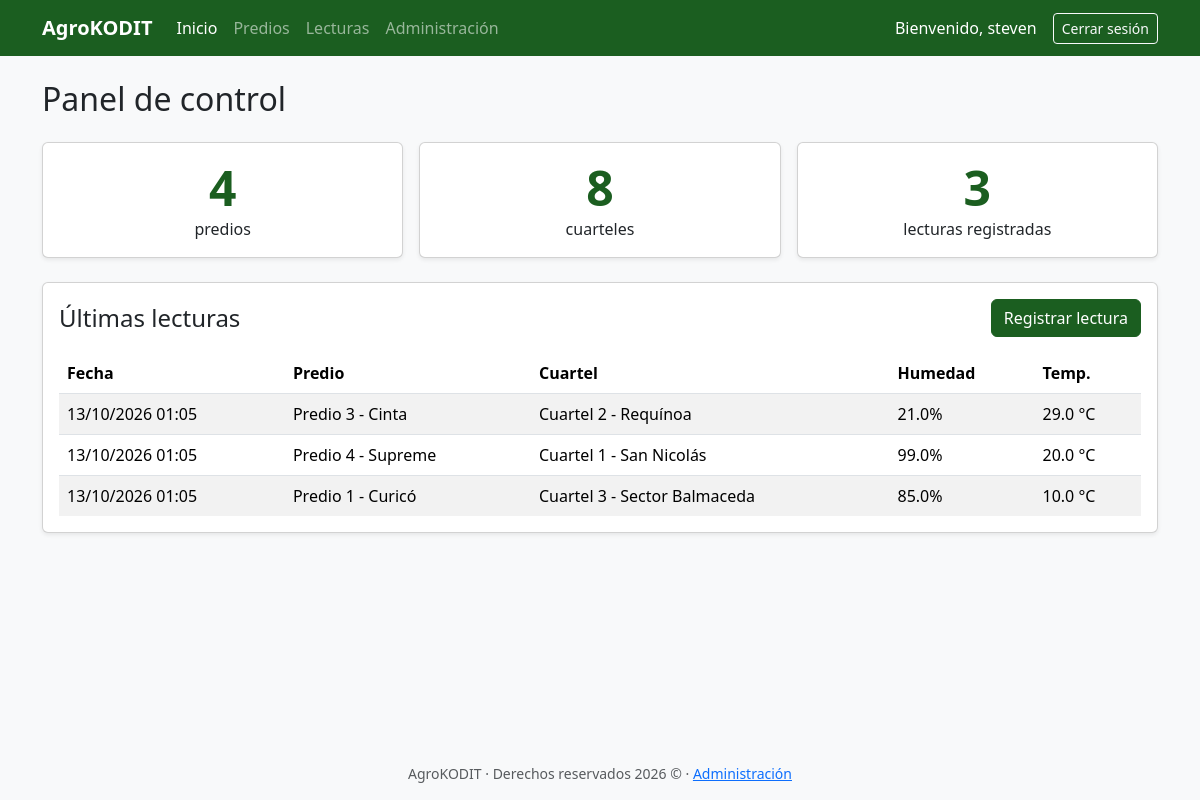
The app's page / (signed in) with its own data.
### gestor/models.py (models this page shows, shortened)
class LecturaSensor(models.Model):
    cuartel = models.ForeignKey(Cuartel, on_delete=models.CASCADE)
    fecha = models.DateTimeField(auto_now_add=True)
    telemetria_dinamica = models.JSONField(default=dict)
    class Meta:
        verbose_name = "Lectura del Sensor"
        verbose_name_plural = "Lecturas del Sensor"

class Cuartel(models.Model):
    predio = models.ForeignKey(Predio, on_delete=models.CASCADE)
    nombre = models.CharField(max_length=100)
    class Meta:
        ordering = ["nombre"]
        verbose_name = "Cuartel"
        verbose_name_plural = "Cuarteles"
    def __str__(self):
        return self.nombre

class Predio(models.Model):
    nombre = models.CharField(max_length=100)
    ubicacion = models.CharField("ubicación", max_length=200)
    superficie_hectareas = models.DecimalField(max_digits=8, decimal_places=2)
    class Meta:
        ordering = ["nombre"]
        verbose_name = "Predio"
        verbose_name_plural = "Predios"

### gestor/views.py (the view)
# urls.py: path("", views.DashboardView.as_view(), name="dashboard"),
class DashboardView(LoginRequiredMixin, TemplateView):
    template_name = "dashboard.html"
    def get_context_data(self, **kwargs):
        ctx = super().get_context_data(**kwargs)
        usuario=self.request.user
        ver_predios = usuario.has_perm("gestor.view_predio")
        ver_cuarteles = usuario.has_perm("gestor.view_cuartel")
        ver_lecturas = usuario.has_perm("gestor.view_lecturasensor")
        ctx["total_predios"] = Predio.objects.count() if ver_predios else None
        ctx["total_cuarteles"] = Cuartel.objects.count() if ver_cuarteles else None
        ctx["total_lecturas"] = LecturaSensor.objects.count() if ver_lecturas else None
        ctx["ultimas_lecturas"] = (
            LecturaSensor.objects.select_related("cuartel__predio")
            .order_by("-fecha")[:5]
        )
        return ctx

### AgroKODIT/templates/dashboard.html (shortened to what this page needs)
{% extends "base.html" %}
{% block content %}
<h1 class="h2 mb-4">Panel de control</h1>
<ul class="row g-3 list-unstyled mb-4">
  {% if total_predios is not None %}
  <li class="col-12 col-md-4">
    <div class="card h-100 text-center shadow-sm">
      <div class="card-body">
        <p class="display-5 fw-bold text-agro mb-0">{{ total_predios }}</p>
        <p class="mb-0">predios</p>
      </div>
    </div>
  </li>
  {% endif %}
  {% if total_cuarteles is not None %}
  <li class="col-12 col-md-4">
    <div class="card h-100 text-center shadow-sm">
      <div class="card-body">
        <p class="display-5 fw-bold text-agro mb-0">{{ total_cuarteles }}</p>
        <p class="mb-0">cuarteles</p>
      </div>
    </div>
  </li>
  {% endif %}
  {% if total_lecturas is not None %}
  <li class="col-12 col-md-4">
    <div class="card h-100 text-center shadow-sm">
      <div class="card-body">
        <p class="display-5 fw-bold text-agro mb-0">{{ total_lecturas }}</p>
        <p class="mb-0">lecturas registradas</p>
      </div>
    </div>
  </li>
  {% endif %}
</ul>
{% if ultimas_lecturas is not None %}
<section class="card shadow-sm" aria-labelledby="ultimas">
  <div class="card-body">
    <div class="d-flex flex-wrap justify-content-between align-items-center gap-2 mb-3">
      <h2 id="ultimas" class="h4 mb-0">Últimas lecturas</h2>
      {% if perms.gestor.add_lecturasensor %}
      <a class="btn btn-primary" href="{% url 'lectura_create' %}">Registrar lectura</a>
      {% endif %}
    </div>
    {% if ultimas_lecturas %}
    <div class="table-responsive">
      <table class="table table-striped table-hover align-middle mb-0">
        <thead>
          <tr>
            <th scope="col">Fecha</th>
            <th scope="col">Predio</th>
            <th scope="col">Cuartel</th>
            <th scope="col">Humedad</th>
            <th scope="col">Temp.</th>
          </tr>
        </thead>
        <tbody>
          {% for l in ultimas_lecturas %}
          <tr>
            <td>{{ l.fecha|date:"d/m/Y H:i" }}</td>
            <td>{{ l.cuartel.predio.nombre }}</td>
            <td>{{ l.cuartel }}</td>
            <td>{{ l.telemetria_dinamica.humedad_suelo|default:"—" }}%</td>
            <td>{{ l.telemetria_dinamica.temperatura|default:"—" }} °C</td>
          </tr>
          {% endfor %}
        </tbody>
      </table>
    </div>
    {% else %}
    <p class="mb-0">Todavía no hay lecturas registradas.</p>
    {% endif %}
  </div>
</section>
{% endif %}
{% endblock %}

### AgroKODIT/templates/base.html (shortened to what this page needs)
{% load static %}
<!DOCTYPE html>
<html lang="es">
<head>
  <link rel="stylesheet" href="https://cdn.jsdelivr.net/npm/bootstrap@5.3.3/dist/css/bootstrap.min.css">
  <link rel="stylesheet" href="{% static 'css/agrokodit.css' %}">
</head>
<body class="d-flex flex-column min-vh-100 bg-body-tertiary">
  <header>
    <nav class="navbar navbar-expand-lg navbar-dark bg-agro" aria-label="Navegación principal">
      <div class="container">
        <a class="navbar-brand fw-bold" href="{% url 'dashboard' %}">AgroKODIT</a>
        {% if user.is_authenticated %}
        <div class="collapse navbar-collapse" id="menu">
          <ul class="navbar-nav me-auto mb-2 mb-lg-0">
            <li class="nav-item">
              <a class="nav-link{% if request.resolver_match.url_name == 'dashboard' %} active{% endif %}"
                 {% if request.resolver_match.url_name == 'dashboard' %}aria-current="page"{% endif %}
                 href="{% url 'dashboard' %}">Inicio</a>
            </li>
            {% if perms.gestor.view_predio %}
            <li class="nav-item">
              <a class="nav-link{% if 'predio' in request.resolver_match.url_name or 'cuartel' in request.resolver_match.url_name %} active{% endif %}"
                 href="{% url 'predio_list' %}">Predios</a>
            </li>
            {% endif %}
            {% if perms.gestor.view_lecturasensor %}
            <li class="nav-item">
              <a class="nav-link{% if 'lectura' in request.resolver_match.url_name %} active{% endif %}"
                 href="{% url 'lectura_list' %}">Lecturas</a>
            </li>
            {% endif %}
            {% if user.is_staff %}
            <li class="nav-item">
              <a class="nav-link " href="{% url 'admin:index' %}">Administración</a>
            </li>
            {% endif %}
          </ul>
          <div class="d-flex align-items-center gap-3 text-white">
            <span>Bienvenido, {{ user.get_full_name|default:user.username }}</span>
            <form method="post" action="{% url 'logout' %}">
              <button type="submit" class="btn btn-outline-light btn-sm">Cerrar sesión</button>
            </form>
          </div>
        </div>
        {% endif %}
      </div>
    </nav>
  </header>
  <main id="contenido" tabindex="-1" class="container py-4">
    {% block content %}{% endblock %}
  </main>
  <footer class="mt-auto py-3 text-center text-body-secondary small">
    AgroKODIT · Derechos reservados 2026 &copy; {{ now|date:"Y" }} · <a href=" {% url 'admin:index' %}">Administración</a>
  </footer>
</body>
</html>

### AgroKODIT/static/css/agrokodit.css (style rules this page uses)
:root { --agro: #1b5e20; --agro-oscuro: #144a19; --bs-link-color: var(--agro); --bs-link-hover-color: var(--agro-oscuro); }
.bg-agro { background-color: var(--agro) !important; }
.text-agro { color: var(--agro) !important; }
.btn-primary { --bs-btn-bg: var(--agro); --bs-btn-border-color: var(--agro); --bs-btn-hover-bg: var(--agro-oscuro); --bs-btn-hover-border-color: var(--agro-oscuro); --bs-btn-active-bg: var(--agro-oscuro); --bs-btn-active-border-color: var(--agro-oscuro); --bs-btn-disabled-bg: var(--agro); --bs-btn-disabled-border-color: var(--agro); }

### records on screen
LecturaSensor: fecha "13/10/2026 01:05", cuartel.predio.nombre "Predio 3 - Cinta", cuartel "Cuartel 2 - Requínoa", telemetria_dinamica.humedad_suelo "21.0", telemetria_dinamica.temperatura "29.0"
LecturaSensor: fecha "13/10/2026 01:05", cuartel.predio.nombre "Predio 4 - Supreme", cuartel "Cuartel 1 - San Nicolás", telemetria_dinamica.humedad_suelo "99.0", telemetria_dinamica.temperatura "20.0"
LecturaSensor: fecha "13/10/2026 01:05", cuartel.predio.nombre "Predio 1 - Curicó", cuartel "Cuartel 3 - Sector Balmaceda", telemetria_dinamica.humedad_suelo "85.0", telemetria_dinamica.temperatura "10.0"

### other values on screen
{{ user.get_full_name|default:user.username }} "steven"
{{ total_predios }} "4"
{{ total_cuarteles }} "8"
{{ total_lecturas }} "3"
